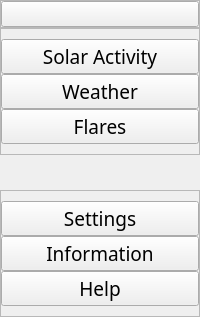
     <widget class="QCustomSlideMenu" name="leftMenuContainer" native="true">
      <property name="sizePolicy">
       <sizepolicy hsizetype="Expanding" vsizetype="Expanding">
        <horstretch>0</horstretch>
        <verstretch>0</verstretch>
       </sizepolicy>
      </property>
      <property name="minimumSize">
       <size>
        <width>0</width>
        <height>0</height>
       </size>
      </property>
      <layout class="QVBoxLayout" name="verticalLayout">
       <property name="spacing">
        <number>0</number>
       </property>
       <property name="leftMargin">
        <number>0</number>
       </property>
       <property name="topMargin">
        <number>0</number>
       </property>
       <property name="rightMargin">
        <number>0</number>
       </property>
       <property name="bottomMargin">
        <number>0</number>
       </property>
       <item>
        <widget class="QWidget" name="leftMenuSubContainer" native="true">
         <property name="enabled">
          <bool>true</bool>
         </property>
         <layout class="QVBoxLayout" name="verticalLayout_2">
          <property name="spacing">
           <number>0</number>
          </property>
          <property name="leftMargin">
           <number>0</number>
          </property>
          <property name="topMargin">
           <number>0</number>
          </property>
          <property name="rightMargin">
           <number>0</number>
          </property>
          <property name="bottomMargin">
           <number>0</number>
          </property>
          <item>
           <widget class="QFrame" name="frame">
            <property name="sizePolicy">
             <sizepolicy hsizetype="Preferred" vsizetype="Preferred">
              <horstretch>0</horstretch>
              <verstretch>0</verstretch>
             </sizepolicy>
            </property>
            <property name="frameShape">
             <enum>QFrame::StyledPanel</enum>
            </property>
            <property name="frameShadow">
             <enum>QFrame::Raised</enum>
            </property>
            <layout class="QHBoxLayout" name="horizontalLayout_2">
             <property name="spacing">
              <number>0</number>
             </property>
             <property name="leftMargin">
              <number>0</number>
             </property>
             <property name="topMargin">
              <number>0</number>
             </property>
             <property name="rightMargin">
              <number>0</number>
             </property>
             <property name="bottomMargin">
              <number>0</number>
             </property>
             <item>
              <widget class="QPushButton" name="MenuButton">
               <property name="sizePolicy">
                <sizepolicy hsizetype="Minimum" vsizetype="Preferred">
                 <horstretch>0</horstretch>
                 <verstretch>0</verstretch>
                </sizepolicy>
               </property>
               <property name="font">
                <font>
                 <pointsize>11</pointsize>
                </font>
               </property>
               <property name="toolTip">
                <string>Menu</string>
               </property>
               <property name="layoutDirection">
                <enum>Qt::LeftToRight</enum>
               </property>
               <property name="text">
                <string/>
               </property>
               <property name="icon">
                <iconset>
                 <normaloff>:/newPrefix/menu.svg</normaloff>:/newPrefix/menu.svg</iconset>
               </property>
               <property name="iconSize">
                <size>
                 <width>32</width>
                 <height>32</height>
                </size>
               </property>
              </widget>
             </item>
            </layout>
           </widget>
          </item>
          <item>
           <widget class="QFrame" name="frame_2">
            <property name="sizePolicy">
             <sizepolicy hsizetype="Preferred" vsizetype="Preferred">
              <horstretch>0</horstretch>
              <verstretch>0</verstretch>
             </sizepolicy>
            </property>
            <property name="minimumSize">
             <size>
              <width>0</width>
              <height>0</height>
             </size>
            </property>
            <property name="frameShape">
             <enum>QFrame::StyledPanel</enum>
            </property>
            <property name="frameShadow">
             <enum>QFrame::Raised</enum>
            </property>
            <layout class="QVBoxLayout" name="verticalLayout_3">
             <property name="spacing">
              <number>0</number>
             </property>
             <property name="leftMargin">
              <number>0</number>
             </property>
             <property name="topMargin">
              <number>10</number>
             </property>
             <property name="rightMargin">
              <number>0</number>
             </property>
             <property name="bottomMargin">
              <number>10</number>
             </property>
             <item>
              <widget class="QPushButton" name="SolarButton">
               <property name="font">
                <font>
                 <family>8BIT WONDER(RUS BY LYAJKA)</family>
                 <pointsize>14</pointsize>
                 <weight>50</weight>
                 <bold>false</bold>
                </font>
               </property>
               <property name="toolTip">
                <string>Go to check solar activity</string>
               </property>
               <property name="styleSheet">
                <string notr="true"/>
               </property>
               <property name="text">
                <string>Solar Activity</string>
               </property>
               <property name="icon">
                <iconset>
                 <normaloff>:/newPrefix/sun.svg</normaloff>:/newPrefix/sun.svg</iconset>
               </property>
               <property name="iconSize">
                <size>
                 <width>32</width>
                 <height>32</height>
                </size>
               </property>
              </widget>
             </item>
             <item>
              <widget class="QPushButton" name="WeatherButton">
               <property name="font">
                <font>
                 <family>8BIT WONDER(RUS BY LYAJKA)</family>
                 <pointsize>14</pointsize>
                 <weight>50</weight>
                 <bold>false</bold>
                </font>
               </property>
               <property name="toolTip">
                <string>Go to check weather</string>
               </property>
               <property name="text">
                <string>Weather</string>
               </property>
               <property name="icon">
                <iconset>
                 <normaloff>:/newPrefix/cloud-lightning.svg</normaloff>:/newPrefix/cloud-lightning.svg</iconset>
               </property>
               <property name="iconSize">
                <size>
                 <width>32</width>
                 <height>32</height>
                </size>
               </property>
              </widget>
             </item>
             <item>
              <widget class="QPushButton" name="FlaresButton">
               <property name="font">
                <font>
                 <family>8BIT WONDER(RUS BY LYAJKA)</family>
                 <pointsize>14</pointsize>
                 <weight>50</weight>
                 <bold>false</bold>
                </font>
               </property>
               <property name="toolTip">
                <string>Go to check solar flares</string>
               </property>
               <property name="text">
                <string>Flares</string>
               </property>
               <property name="icon">
                <iconset>
                 <normaloff>:/newPrefix/activity.svg</normaloff>:/newPrefix/activity.svg</iconset>
               </property>
               <property name="iconSize">
                <size>
                 <width>32</width>
                 <height>32</height>
                </size>
               </property>
              </widget>
             </item>
            </layout>
           </widget>
          </item>
          <item>
           <spacer name="verticalSpacer">
            <property name="orientation">
             <enum>Qt::Vertical</enum>
            </property>
            <property name="sizeType">
             <enum>QSizePolicy::Expanding</enum>
            </property>
            <property name="sizeHint" stdset="0">
             <size>
              <width>20</width>
              <height>35</height>
             </size>
            </property>
           </spacer>
          </item>
          <item alignment="Qt::AlignBottom">
           <widget class="QFrame" name="frame_3">
            <property name="sizePolicy">
             <sizepolicy hsizetype="Preferred" vsizetype="Preferred">
              <horstretch>0</horstretch>
              <verstretch>0</verstretch>
             </sizepolicy>
            </property>
            <property name="frameShape">
             <enum>QFrame::StyledPanel</enum>
            </property>
            <property name="frameShadow">
             <enum>QFrame::Raised</enum>
            </property>
            <layout class="QVBoxLayout" name="verticalLayout_4">
             <property name="spacing">
              <number>0</number>
             </property>
             <property name="leftMargin">
              <number>0</number>
             </property>
             <property name="topMargin">
              <number>10</number>
             </property>
             <property name="rightMargin">
              <number>0</number>
             </property>
             <property name="bottomMargin">
              <number>10</number>
             </property>
             <item>
              <widget class="QPushButton" name="settingsBtn">
               <property name="font">
                <font>
                 <family>8BIT WONDER(RUS BY LYAJKA)</family>
                 <pointsize>14</pointsize>
                 <weight>50</weight>
                 <bold>false</bold>
                </font>
               </property>
               <property name="toolTip">
                <string>Go to settings</string>
               </property>
               <property name="text">
                <string>Settings</string>
               </property>
               <property name="icon">
                <iconset>
                 <normaloff>:/newPrefix/settings.svg</normaloff>:/newPrefix/settings.svg</iconset>
               </property>
               <property name="iconSize">
                <size>
                 <width>32</width>
                 <height>32</height>
                </size>
               </property>
              </widget>
             </item>
             <item>
              <widget class="QPushButton" name="infoBtn">
               <property name="font">
                <font>
                 <family>8BIT WONDER(RUS BY LYAJKA)</family>
                 <pointsize>14</pointsize>
                 <weight>50</weight>
                 <bold>false</bold>
                </font>
               </property>
               <property name="toolTip">
                <string>Information about the app</string>
               </property>
               <property name="text">
                <string>Information</string>
               </property>
               <property name="icon">
                <iconset>
                 <normaloff>:/newPrefix/info.svg</normaloff>:/newPrefix/info.svg</iconset>
               </property>
               <property name="iconSize">
                <size>
                 <width>32</width>
                 <height>32</height>
                </size>
               </property>
              </widget>
             </item>
             <item>
              <widget class="QPushButton" name="helpBtn">
               <property name="font">
                <font>
                 <family>8BIT WONDER(RUS BY LYAJKA)</family>
                 <pointsize>14</pointsize>
                 <weight>50</weight>
                 <bold>false</bold>
                </font>
               </property>
               <property name="toolTip">
                <string>Get more help</string>
               </property>
               <property name="text">
                <string>Help</string>
               </property>
               <property name="icon">
                <iconset>
                 <normaloff>:/newPrefix/help-circle.svg</normaloff>:/newPrefix/help-circle.svg</iconset>
               </property>
               <property name="iconSize">
                <size>
                 <width>32</width>
                 <height>32</height>
                </size>
               </property>
              </widget>
             </item>
            </layout>
           </widget>
          </item>
         </layout>
        </widget>
       </item>
      </layout>
     </widget>
